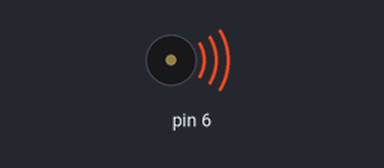
Bench run of a sketch on a simulated Arduino Uno, built with avr-gcc and run on an emulated ATmega328P. On the bench: buzzer (waves = sounding).

Above: at 0.1 s.
Timing chart, 0 to 3.0 s (numbered marks = the images above):
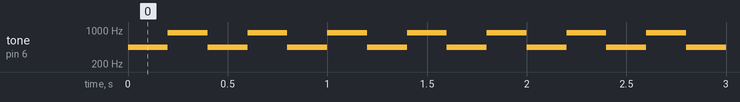

The sketch:

game.ino
```cpp
#include <avr/io.h>
#include <util/delay.h>

enum t0_prescaler
{
    T0_PRESCALER_1 = _BV(CS00),
    T0_PRESCALER_8 = _BV(CS01),
    T0_PRESCALER_64 = _BV(CS00) | _BV(CS01),
    T0_PRESCALER_256 = _BV(CS02),
    T0_PRESCALER_1024 = _BV(CS02) | _BV(CS00),
};

static void t0_set_prescaler(enum t0_prescaler ps)
{
    TCCR0B = ps;
}

static unsigned short t0_get_prescaler_rate(enum t0_prescaler ps)
{
    unsigned short rate;
    switch(ps)
    {
        case T0_PRESCALER_1:
            rate = 1;
            break;
        case T0_PRESCALER_8:
            rate = 8;
            break;
        case T0_PRESCALER_64:
            rate = 64;
            break;
        case T0_PRESCALER_256:
            rate = 256;
            break;
        case T0_PRESCALER_1024:
            rate = 1024;
            break;
        default:
            rate = 0;
            break;
    }
    return rate;
}

static unsigned long div_round(unsigned long d, unsigned long q)
{
    return (d + (q/2)) / q;
}

static void t0_set_ctc_a(unsigned long hz, unsigned long timer_freq)
{
    OCR0A = div_round(timer_freq, hz*2) - 1;
    TCCR0A =
          _BV(COM0A0) // toggle
        | _BV(WGM01); // CTC
}

int main(void)
{
    unsigned long timer_freq;
    enum t0_prescaler ps = T0_PRESCALER_256;

    DDRD |= _BV(DDD6);
    t0_set_prescaler(ps);
    timer_freq = div_round(F_CPU, t0_get_prescaler_rate(ps));

    while(1)
    {
        t0_set_ctc_a(440, timer_freq);
        _delay_ms(200);
        t0_set_ctc_a(880, timer_freq);
        _delay_ms(200);
    }
    return 0;
}
```

Measured:
- by itself, tone on pin 6: alternates 868 Hz for 0.20 s and 440 Hz for 0.20 s
